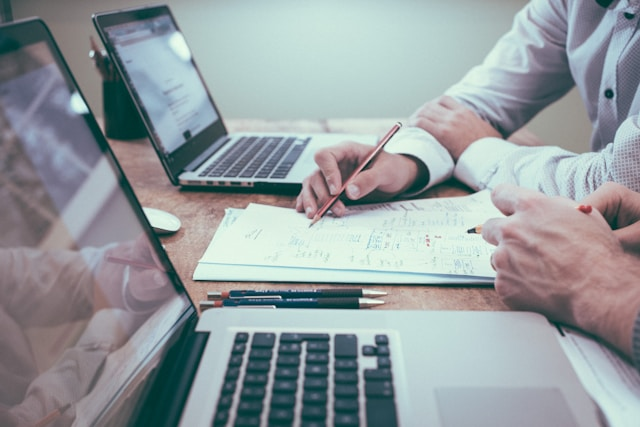
#> input picture 3.2/Computer Graphics/input.jpg, 640 x 427 px
$ python 'group 10.py'
#> lines starting #> are read from the running program, lines starting #| are printed output that depends on the picture
import numpy as np
from PIL import Image

def apply_color_lut(image_path, lut_path, output_path):
    """
    Apply a 2D color lookup table to an image.

    Args:
        image_path (str): Path to input image
        lut_path (str): Path to LUT image (e.g., 512x512 texture)
        output_path (str): Path to save processed image
    """
#> called with image_path = 'input.jpg', lut_path = 'trial1.png', output_path = 'output.png'

    # Load the input image and LUT
    input_img = Image.open(image_path).convert('RGB')
#> input_img is the input picture: PIL image 640x427 RGB; mean R, G, B 148.5, 156, 159.1
    lut_img = Image.open(lut_path).convert('RGB')
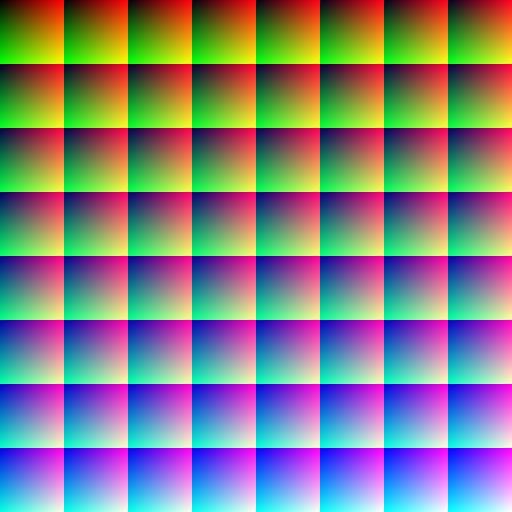
#> input picture 3.2/Computer Graphics/trial1.png, 512 x 512 px
#> lut_img is the input picture: PIL image 512x512 RGB; mean R, G, B 129, 129, 129

    # Convert images to numpy arrays for processing
    img_array = np.array(input_img).astype(float) / 255.0  # Normalize to [0,1]
    lut_array = np.array(lut_img).astype(float) / 255.0

    # Get dimensions
    img_height, img_width = img_array.shape[:2]
#> img_height = 427; img_width = 640
    lut_height, lut_width = lut_array.shape[:2]
#> lut_height = 512; lut_width = 512

    # Typically, LUT is square (e.g., 512x512) with 64x8 grid of 8x8 cells
    # Each cell represents a blue value, rows are green, columns are red
    cell_size = lut_width // 8  # Assuming 8x8 grid (64 cells total)
#> cell_size = 64

    # Create output array
    output_array = np.zeros_like(img_array)

    # Process each pixel
    for y in range(img_height):
        for x in range(img_width):
            # Get original RGB values
            r, g, b = img_array[y, x]

            # Calculate LUT coordinates
            # Blue determines which 8x8 cell to use (0-7)
            blue_idx = int(b * 7)  # 0-7 range
            cell_y = blue_idx * cell_size

            # Red and Green determine position within the cell
            red_idx = int(r * (cell_size - 1))    # 0-63 range within cell
            green_idx = int(g * (cell_size - 1))  # 0-63 range within cell

            # Calculate final LUT coordinates
            lut_x = blue_idx * cell_size + red_idx
            lut_y = green_idx

            # Ensure coordinates are within bounds
            lut_x = min(max(lut_x, 0), lut_width - 1)
            lut_y = min(max(lut_y, 0), lut_height - 1)

            # Get the color from LUT
            output_array[y, x] = lut_array[lut_y, lut_x]
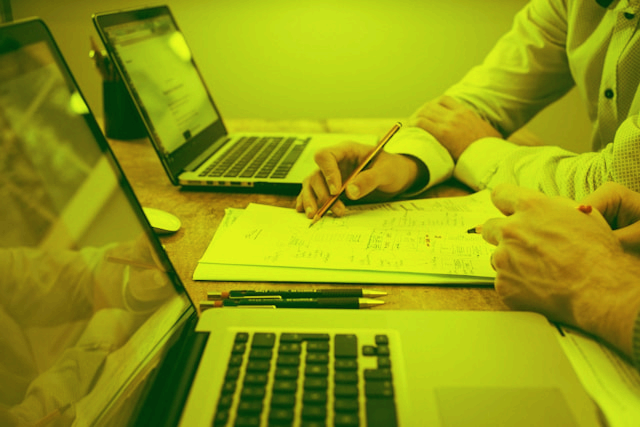
#> output_array: shape (427, 640, 3) float64; mean R, G, B 0.579, 0.608, 0.0725

    # Convert back to 0-255 range and save
    output_img = Image.fromarray((output_array * 255).astype(np.uint8))
    output_img.save(output_path)
    return output_img

# Example usage
def main():
    # Example file paths (you'd replace these with actual paths)
    input_image = "input.jpg"
    lut_image = "trial1.png"  # Should be a 512x512 LUT texture
    output_image = "output.png"

    try:
        result = apply_color_lut(input_image, lut_image, output_image)
        print(f"Image processed successfully. Saved to {output_image}")
    except Exception as e:
        print(f"Error processing image: {str(e)}")

if __name__ == "__main__":
    main()
